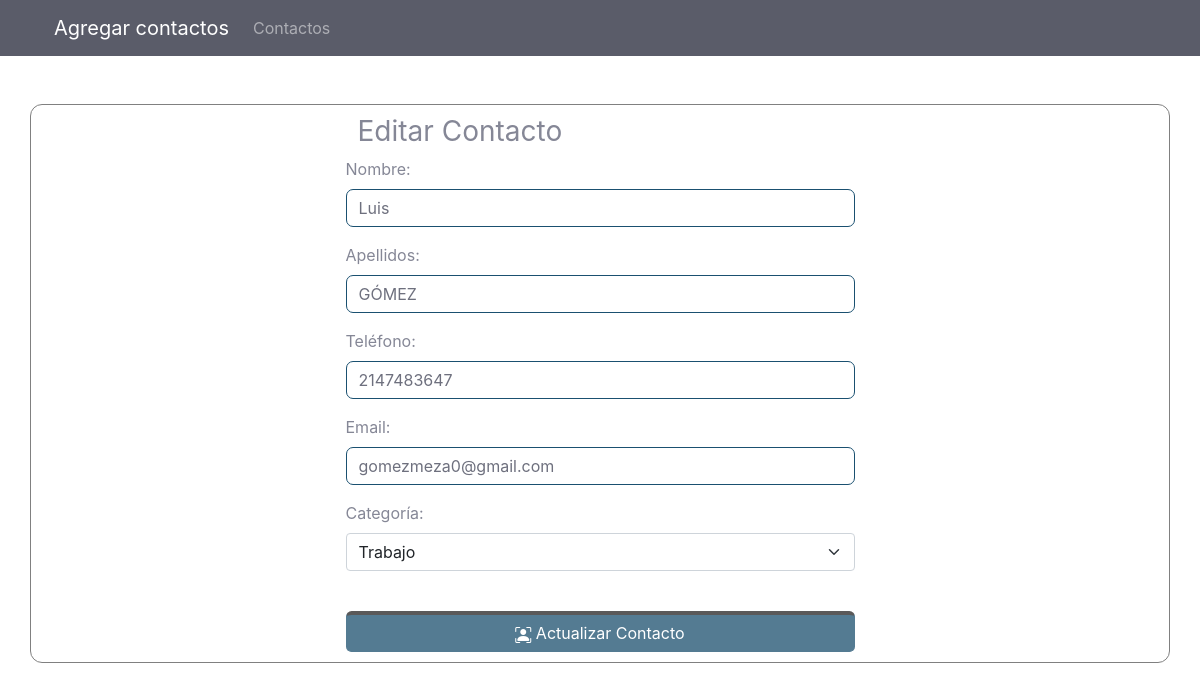
The page /editar_contacto.php?id=4&idCategoria=2 on the database its author committed.
### tables this page shows
CREATE TABLE `contactos` (
  `id` int(11) NOT NULL,
  `nombre` varchar(200) NOT NULL,
  `apellido` varchar(200) NOT NULL,
  `telefono` int(11) NOT NULL,
  `email` varchar(300) NOT NULL,
  `categoria` varchar(300) NOT NULL
);

### editar_contacto.php (the view, shortened to what this page needs)
<?php include("includes/header.php") ?>
<?php
if (isset($_GET['id'])) {
    $idContacto = $_GET['id'];
}
$query = "SELECT * FROM  contactos WHERE id = :id";
$stmt = $conn->prepare($query);
$stmt->bindParam(":id", $idContacto, PDO::PARAM_INT);
$stmt->execute();
$contacto = $stmt->fetch(PDO::FETCH_OBJ);
if (isset($_GET['idCategoria'])) {
    $idCategoria = $_GET['idCategoria'];
}
$query = "SELECT * FROM  categorias";
$stmt = $conn->prepare($query);
$stmt->execute();
$categoria = $stmt->fetchAll(PDO::FETCH_OBJ);
?>
<div class="row">
    <div class="col-sm-6 container">
        <div class="col-sm-6">
            <h3>Editar Contacto</h3>
        </div>
        <form method="POST" action="<?php $_SERVER['PHP_SELF']; ?>">
            <div class="mb-3">
                <label for="nombre" class="form-label">Nombre:</label>
                <input type="text" class="form-control" name="nombre" id="nombre" placeholder="Ingresa el nombre" value="<?php if ($contacto) echo $contacto->nombre; ?>">
            </div>
            <div class="mb-3">
                <label for="apellidos" class="form-label">Apellidos:</label>
                <input type="text" class="form-control" name="apellido" id="apellido" placeholder="Ingresa los apellidos" value="<?php if ($contacto) echo $contacto->apellido; ?>">
            </div>
            <div class="mb-3">
                <label for="telefono" class="form-label">Teléfono:</label>
                <input type="number" class="form-control" name="telefono" id="telefono" placeholder="Ingresa el teléfono" value="<?php if ($contacto) echo $contacto->telefono; ?>">
            </div>
            <div class="mb-3">
                <label for="email" class="form-label">Email:</label>
                <input type="email" class="form-control" name="email" id="email" placeholder="Ingresa el email" value="<?php if ($contacto) echo $contacto->email; ?>">
            </div>
            <div class="mb-3">
                <label for="email" class="form-label">Categoría:</label>
                <select class="form-select" aria-label="Default select example" name="categoria">
                    <?php foreach ($categoria as $fila) : ?>
                        <option value="<?php echo $fila->id; ?>" <?php if ($idCategoria == $fila->id) echo "selected"; ?>>
                            <?php echo $fila->nombre; ?></option>
                    <?php endforeach; ?>
                </select>
            </div>
            <br />
            <button type="submit" name="editarContacto" class="btn btn-primary w-100"><i class="bi bi-person-bounding-box"></i> Actualizar Contacto</button>
        </form>
    </div>
</div>
<?php include("includes/footer.php") ?>

### rows shown on the page
contactos: nombre "Luis", apellido "GÓMEZ", telefono "2147483647", email "gomezmeza0@gmail.com"

### other values the page prints
form field categoria "Trabajo"
